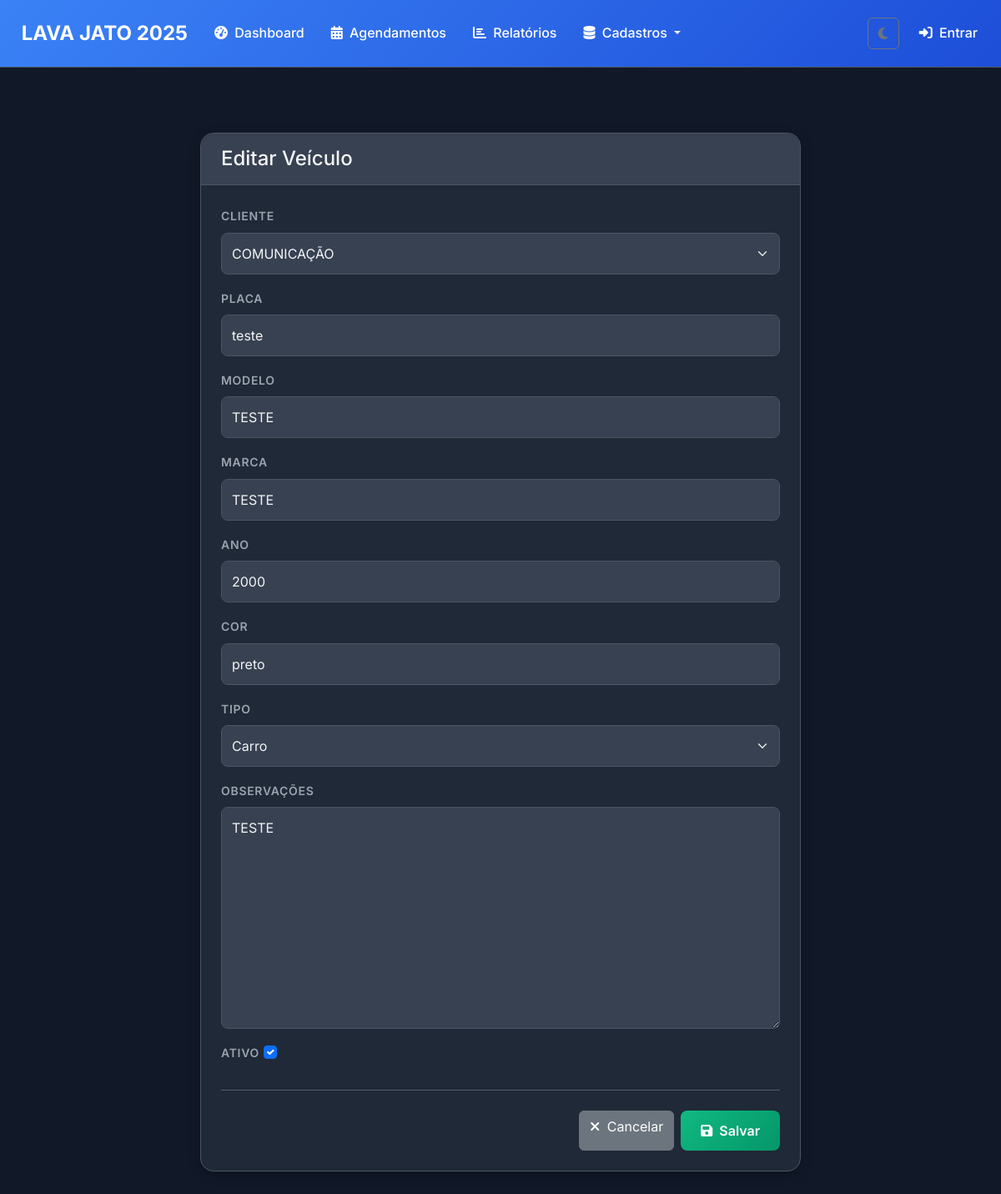
The app's page /veiculos/6/edit/ with its own data.
### clientes/models.py (models this page shows, shortened)
class Veiculo(models.Model):
    TIPOS_VEICULO = [
        ('CARRO', 'Carro'),
        ('MOTO', 'Moto'),
        ('CAMINHAO', 'Caminhão'),
        ('ONIBUS', 'Ônibus'),
        ('VAN', 'Van'),
        ('PICKUP', 'Pick-up'),
        ('OUTROS', 'Outros'),
    ]
    cliente = models.ForeignKey(Cliente, on_delete=models.CASCADE, related_name='veiculos')
    placa = models.CharField('Placa', max_length=10, unique=True)
    modelo = models.CharField('Modelo', max_length=100)
    marca = models.CharField('Marca', max_length=50)
    ano = models.PositiveIntegerField('Ano', null=True, blank=True)
    cor = models.CharField('Cor', max_length=30, blank=True)
    tipo = models.CharField('Tipo', max_length=20, choices=TIPOS_VEICULO, default='CARRO')
    observacoes = models.TextField('Observações', blank=True)
    ativo = models.BooleanField('Ativo', default=True)
    class Meta:
        verbose_name = 'Veículo'
        verbose_name_plural = 'Veículos'
        ordering = ['placa']

### clientes/views.py (the view)
# urls.py: path("veiculos/<int:pk>/edit/", views.veiculo_update, name="veiculo_update"),
def veiculo_update(request, pk):
    veiculo = get_object_or_404(Veiculo, pk=pk)
    if request.method == 'POST':
        form = VeiculoForm(request.POST, instance=veiculo)
        if form.is_valid():
            form.save()
            messages.success(request, 'Veículo atualizado com sucesso!')
            return redirect('veiculo_list')
    else:
        form = VeiculoForm(instance=veiculo)
    return render(request, 'clientes/veiculo_form.html', {'form': form, 'action': 'Editar Veículo'})

### clientes/forms.py
class VeiculoForm(FormStyleMixin, forms.ModelForm):
    class Meta:
        model = Veiculo
        fields = '__all__'

### clientes/models.py (called while the page is built)
    def __str__(self):
        return self.nome

### templates/clientes/veiculo_form.html (shortened to what this page needs)
{% extends 'base/base.html' %}
{% load static %}
{% block content %}
<div class="container mt-5">
    <div class="row justify-content-center">
        <div class="col-lg-8">
            <div class="card-custom">
                <div class="card-header-custom">
                    <h4 class="mb-0">{{ action }}</h4>
                </div>
                <div class="card-body">
                    <form method="post" novalidate>
                        {% for field in form %}
                            <div class="mb-3">
                                <label for="{{ field.id_for_label }}" class="form-label">{{ field.label }}</label>
                                {{ field }}
                            </div>
                        {% endfor %}
                        <hr class="my-4">
                        <div class="d-flex justify-content-end">
                            <a href="{% url 'veiculo_list' %}" class="btn btn-secondary me-2">
                                <i class="fas fa-times me-1"></i>
                                Cancelar
                            </a>
                            <button type="submit" class="btn btn-success-custom">
                                <i class="fas fa-save me-1"></i>
                                Salvar
                            </button>
                        </div>
                    </form>
                </div>
            </div>
        </div>
    </div>
</div>
{% endblock %}

### static/css/base.css (style rules this page uses)
:root { --color-scheme: dark; --primary-color: #3b82f6; --primary-dark: #1d4ed8; --success-color: #10b981; --success-dark: #059669; --warning-color: #f59e0b; --danger-color: #ef4444; --info-color: #3b82f6; --purple-color: #8b5cf6; --gray-color: #6b7280; --background-color: #111827; --card-bg: #1f2937; --card-header-bg: #374151; --input-bg: #374151; --input-focus-bg: #4b5563; --hover-bg: #374151; --text-light: #f3f4f6; --text-muted: #9ca3af; --text-placeholder: #6b7280; --text-white: #ffffff; --border-color: #4b5563; --border-focus-color: #3b82f6; --campo-texto-bg: #4b5563; }
* { margin: 0; padding: 0; box-sizing: border-box; }
body { font-family: 'Inter', sans-serif; background-color: var(--background-color); color: var(--text-light); line-height: 1.6; transition: background-color 0.3s ease, color 0.3s ease; }
h1, h2, h3, h4, h5, h6 { color: var(--text-light); }

### static/css/components.css (style rules this page uses)
.card-custom { margin-top: 30px; background-color: var(--card-bg); border: 1px solid var(--border-color); border-radius: 1rem; padding: 1.5rem; margin-bottom: 2rem; box-shadow: 0 4px 15px rgba(0, 0, 0, 0.2); }
.card-header-custom { background-color: var(--card-header-bg); color: var(--text-light); border-bottom: 1px solid var(--border-color); padding: 1rem 1.5rem; border-radius: 1rem 1rem 0 0; margin: -1.5rem -1.5rem 1.5rem -1.5rem; font-weight: 600; }
.form-label { color: var(--text-muted); font-weight: 600; font-size: 0.875rem; text-transform: uppercase; letter-spacing: 0.05em; }
.form-control, .form-select { background-color: var(--input-bg) !important; border: 1px solid var(--border-color); color: var(--text-light); border-radius: 0.5rem; padding: 0.75rem; transition: all 0.3s ease; }
.form-control::placeholder { color: var(--text-placeholder); }
textarea.form-control { width: 100% !important; max-width: 100%; min-height: 120px; }
.btn-success-custom { background: linear-gradient(135deg, var(--success-color), var(--success-dark)); border: none; color: var(--text-white); padding: 0.75rem 1.5rem; border-radius: 0.5rem; font-weight: 600; transition: all 0.3s ease; }
input.form-control, select.form-select, textarea.form-control { background-color: var(--input-bg) !important; border: 1px solid var(--border-color); color: var(--text-light); border-radius: 0.5rem; padding: 0.75rem; transition: all 0.3s ease; color-scheme: var(--color-scheme); }
input.form-control::placeholder { color: var(--text-placeholder); }

### static/css/pages.css (style rules this page uses)
h1, h2, h3, h4, h5, h6 { color: var(--text-light); }

### records on screen
Veiculo: form "COMUNICAÇÃO" "teste" "TESTE" "TESTE" "2000" "preto" "Carro" "TESTE" "☑"

### other values on screen
{{ action }} "Editar Veículo"
{{ field.label }} "CLIENTE" "PLACA" "MODELO" "MARCA" "ANO" "COR" "TIPO" "OBSERVAÇÕES" "ATIVO"
